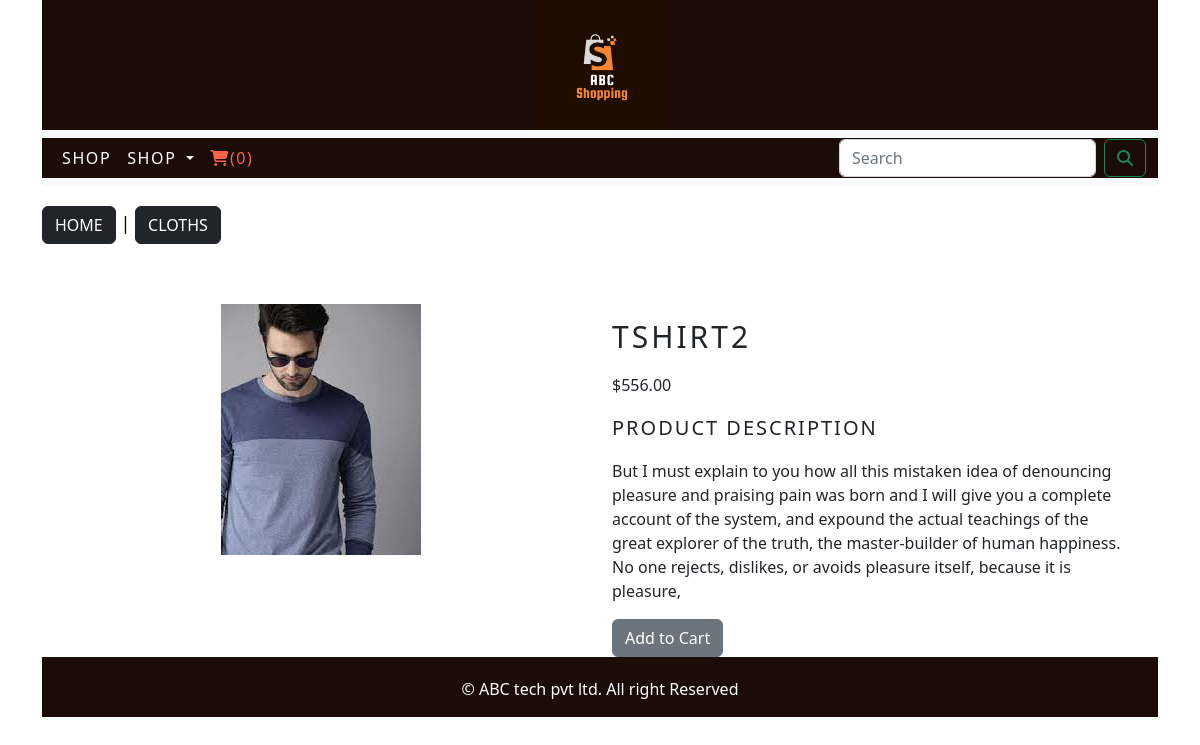
The app's page /shop/cloths/tshirt2/ with its own data.
### shop/models.py (models this page shows, shortened)
class Product(models.Model):
    name = models.CharField(max_length=250, unique=True)
    slug = models.SlugField(max_length=250, unique=True)
    description = models.TextField(blank=True)
    price = models.DecimalField(max_digits=10, decimal_places=2)
    category = models.ForeignKey(Category, on_delete=models.CASCADE)
    image = models.ImageField(upload_to='product', blank=True)
    stock = models.IntegerField()
    available = models.BooleanField(default=True)
    created = models.DateField(auto_now_add=True)
    updated = models.DateField(auto_now=True)
    class Meta:
        ordering = ('name',)
        verbose_name = 'product'
        verbose_name_plural = 'products'

class Category(models.Model):
    name = models.CharField(max_length=250, unique=True)
    slug = models.SlugField(max_length=250, unique=True)
    description = models.TextField(blank=True)
    image = models.ImageField(upload_to='category', blank=True)
    class Meta:
        ordering = ('name',)
        verbose_name = 'category'
        verbose_name_plural = 'categories'
    def get_url(self):
        return reverse('shop:products_by_category', args=[self.slug])
    def __str__(self):
        return '{}'.format(self.name)

### shop/views.py (the view)
# urls.py: path('<slug:c_slug>/<slug:product_slug>/', views.proDetail, name="proCatDetail"),
def proDetail(request, c_slug, product_slug):
    try:
        product = Product.objects.get(category__slug=c_slug, slug= product_slug)
    except Exception as e:
        raise e
    return render(request, 'product.html', {'product': product})

### cart/context_processors.py (called while the page is built)
def counter(request):
    item_count=0
    if 'admin' in request.path:
        return {}
    else:
        try:
            cart=Cart.objects.filter(cart_id=_cart_id(request))
            cart_items=CartItem.objects.all().filter(cart=cart[:1])
            for cart_item in cart_items:
                item_count += cart_item.quantity
        except Cart.DoesNotExist:
            item_count = 0
        return dict(item_count=item_count)

### cart/views.py (called while the page is built)
def _cart_id(request):
    cart = request.session.session_key
    if not cart:
        cart = request.session.create()
    return cart

### shop/context_processors.py (called while the page is built)
def menu_links(request):
    links = Category.objects.all()
    return dict(links=links)

### templates/product.html (shortened to what this page needs)
{% extends 'base.html' %}
{% load static %}
{% block content %}
  <div class="row my_prod_row_class">
      <div class="mx_auto">
          <p><a href="{% url 'shop:allProdCat' %}" class="btn btn-dark">Home</a> | <a href="{{product.category.get_url}}" class="btn btn-dark">{{product.category}}</a> </p>
      </div>
  </div>
<div class="container">
<br>
<div class="row">
    <div class="col-12 col-sm-12 col-md-12 col-lg-6 text-center">
        <div style="min-width:18rem">
            <img src="{{product.image.url}}" alt="{{product.name}}">
        </div>
    </div>
        <div class="col-12 col-sm-12 col-md-12 col-lg-6">
            <div>
            <h1 class="my_prod_title">{{product.name}}</h1>
            <p>${{product.price}}</p>
            <p class="my_title">Product Description</p>
            <p class="text-justify my_prod_text">{{product.description}}</p>
            {% if product.stock <= 0 %}
            <p class="text-justify my_prod_text"><b>Out of Stock</b></p>
            {% else %}
            <a class="btn btn-secondary" href="{% url 'cart:add_cart' product.id %}">Add to Cart</a>
            {% endif %}
            </div>
        </div>
</div>
</div>
{% endblock %}

### static/css/custom.css (style rules this page uses)
body { font-family: 'Roboto Slab', serif; }
.my_title { font-size : 20px; text-transform : uppercase; letter-spacing : .1em; }
.my_prod_row_class { padding-top : 20px; padding-bottom : 20px; text-transform:uppercase; }
.my_prod_row_class .mx_auto { color : #000; font-size:18px; text-decoration : none; }
.my_prod_title { font-size : 30px; text-transform : uppercase; letter-spacing : .1em; padding-top : 15px; padding-bottom : 10px; }
.my_prod_text { padding-right : 20px; }

### records on screen
Product: category "CLOTHS", image (picture), name "TSHIRT2", price "556.00", description "But I must explain to you how all this mistaken idea of denouncing pleasure and praising pain was born and I will give you a complete account of the system, and expound the actual teachings of the great explorer of the truth, the master-builder of human happiness. No one rejects, dislikes, or avoids pleasure itself, because it is pleasure,"

### other values on screen
{{ item_count }} "0"
